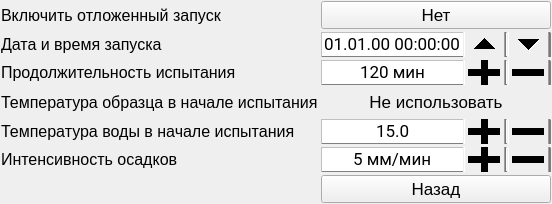
      <widget class="QWidget" name="pageDelayStart">
       <property name="cursor">
        <cursorShape>BlankCursor</cursorShape>
       </property>
       <layout class="QHBoxLayout" name="horizontalLayout_12">
        <property name="spacing">
         <number>2</number>
        </property>
        <property name="leftMargin">
         <number>1</number>
        </property>
        <property name="topMargin">
         <number>1</number>
        </property>
        <property name="rightMargin">
         <number>1</number>
        </property>
        <property name="bottomMargin">
         <number>1</number>
        </property>
        <item>
         <layout class="QGridLayout" name="gridLayout_7">
          <property name="spacing">
           <number>3</number>
          </property>
          <item row="5" column="0">
           <widget class="QLabel" name="label_28">
            <property name="font">
             <font>
              <pointsize>12</pointsize>
             </font>
            </property>
            <property name="cursor">
             <cursorShape>BlankCursor</cursorShape>
            </property>
            <property name="text">
             <string>Температура воды в начале испытания</string>
            </property>
           </widget>
          </item>
          <item row="3" column="0">
           <widget class="QLabel" name="label_26">
            <property name="font">
             <font>
              <pointsize>12</pointsize>
             </font>
            </property>
            <property name="cursor">
             <cursorShape>BlankCursor</cursorShape>
            </property>
            <property name="text">
             <string>Продолжительность испытания</string>
            </property>
           </widget>
          </item>
          <item row="4" column="1">
           <widget class="QPushButton" name="pbSampleTempInitDelay">
            <property name="sizePolicy">
             <sizepolicy hsizetype="Expanding" vsizetype="Expanding">
              <horstretch>0</horstretch>
              <verstretch>0</verstretch>
             </sizepolicy>
            </property>
            <property name="minimumSize">
             <size>
              <width>0</width>
              <height>0</height>
             </size>
            </property>
            <property name="font">
             <font>
              <pointsize>13</pointsize>
             </font>
            </property>
            <property name="cursor">
             <cursorShape>BlankCursor</cursorShape>
            </property>
            <property name="autoFillBackground">
             <bool>true</bool>
            </property>
            <property name="text">
             <string>Не использовать</string>
            </property>
            <property name="flat">
             <bool>true</bool>
            </property>
           </widget>
          </item>
          <item row="6" column="0">
           <widget class="QLabel" name="label_29">
            <property name="font">
             <font>
              <pointsize>12</pointsize>
             </font>
            </property>
            <property name="cursor">
             <cursorShape>BlankCursor</cursorShape>
            </property>
            <property name="text">
             <string>Интенсивность осадков</string>
            </property>
           </widget>
          </item>
          <item row="5" column="1">
           <widget class="QDoubleSpinBox" name="dsbWaterTempInitDelay">
            <property name="sizePolicy">
             <sizepolicy hsizetype="Expanding" vsizetype="Expanding">
              <horstretch>0</horstretch>
              <verstretch>0</verstretch>
             </sizepolicy>
            </property>
            <property name="font">
             <font>
              <family>Roboto</family>
              <pointsize>13</pointsize>
             </font>
            </property>
            <property name="cursor">
             <cursorShape>BlankCursor</cursorShape>
            </property>
            <property name="styleSheet">
             <string notr="true">QDoubleSpinBox {color: rgb(0,0,0); border: 1px outset grey; padding-right: 43px;}
QDoubleSpinBox::up-button {subcontrol-position: right; right: 44 px; width: 43 px; height: 43 px;}
QDoubleSpinBox::down-button {subcontrol-position: right; width: 43 px; height: 43 px;}</string>
            </property>
            <property name="alignment">
             <set>Qt::AlignCenter</set>
            </property>
            <property name="buttonSymbols">
             <enum>QAbstractSpinBox::PlusMinus</enum>
            </property>
            <property name="accelerated">
             <bool>true</bool>
            </property>
            <property name="keyboardTracking">
             <bool>true</bool>
            </property>
            <property name="decimals">
             <number>1</number>
            </property>
            <property name="minimum">
             <double>4.000000000000000</double>
            </property>
            <property name="maximum">
             <double>30.000000000000000</double>
            </property>
            <property name="value">
             <double>15.000000000000000</double>
            </property>
           </widget>
          </item>
          <item row="0" column="0">
           <widget class="QLabel" name="label_24">
            <property name="font">
             <font>
              <pointsize>12</pointsize>
             </font>
            </property>
            <property name="cursor">
             <cursorShape>BlankCursor</cursorShape>
            </property>
            <property name="text">
             <string>Включить отложенный запуск</string>
            </property>
           </widget>
          </item>
          <item row="2" column="0">
           <widget class="QLabel" name="label_25">
            <property name="font">
             <font>
              <pointsize>12</pointsize>
             </font>
            </property>
            <property name="cursor">
             <cursorShape>BlankCursor</cursorShape>
            </property>
            <property name="text">
             <string>Дата и время запуска</string>
            </property>
           </widget>
          </item>
          <item row="4" column="0">
           <widget class="QLabel" name="label_27">
            <property name="font">
             <font>
              <pointsize>12</pointsize>
             </font>
            </property>
            <property name="cursor">
             <cursorShape>BlankCursor</cursorShape>
            </property>
            <property name="text">
             <string>Температура образца в начале испытания</string>
            </property>
           </widget>
          </item>
          <item row="6" column="1">
           <widget class="QSpinBox" name="sbRainIntensInitDelay">
            <property name="sizePolicy">
             <sizepolicy hsizetype="Expanding" vsizetype="Expanding">
              <horstretch>0</horstretch>
              <verstretch>0</verstretch>
             </sizepolicy>
            </property>
            <property name="minimumSize">
             <size>
              <width>0</width>
              <height>0</height>
             </size>
            </property>
            <property name="maximumSize">
             <size>
              <width>16777215</width>
              <height>16777215</height>
             </size>
            </property>
            <property name="sizeIncrement">
             <size>
              <width>0</width>
              <height>0</height>
             </size>
            </property>
            <property name="palette">
             <palette>
              <active>
               <colorrole role="WindowText">
                <brush brushstyle="SolidPattern">
                 <color alpha="255">
                  <red>0</red>
                  <green>0</green>
                  <blue>0</blue>
                 </color>
                </brush>
               </colorrole>
               <colorrole role="Text">
                <brush brushstyle="SolidPattern">
                 <color alpha="255">
                  <red>0</red>
                  <green>0</green>
                  <blue>0</blue>
                 </color>
                </brush>
               </colorrole>
               <colorrole role="ButtonText">
                <brush brushstyle="SolidPattern">
                 <color alpha="255">
                  <red>0</red>
                  <green>0</green>
                  <blue>0</blue>
                 </color>
                </brush>
               </colorrole>
              </active>
              <inactive>
               <colorrole role="WindowText">
                <brush brushstyle="SolidPattern">
                 <color alpha="255">
                  <red>0</red>
                  <green>0</green>
                  <blue>0</blue>
                 </color>
                </brush>
               </colorrole>
               <colorrole role="Text">
                <brush brushstyle="SolidPattern">
                 <color alpha="255">
                  <red>0</red>
                  <green>0</green>
                  <blue>0</blue>
                 </color>
                </brush>
               </colorrole>
               <colorrole role="ButtonText">
                <brush brushstyle="SolidPattern">
                 <color alpha="255">
                  <red>0</red>
                  <green>0</green>
                  <blue>0</blue>
                 </color>
                </brush>
               </colorrole>
              </inactive>
              <disabled>
               <colorrole role="WindowText">
                <brush brushstyle="SolidPattern">
                 <color alpha="255">
                  <red>0</red>
                  <green>0</green>
                  <blue>0</blue>
                 </color>
                </brush>
               </colorrole>
               <colorrole role="Text">
                <brush brushstyle="SolidPattern">
                 <color alpha="255">
                  <red>0</red>
                  <green>0</green>
                  <blue>0</blue>
                 </color>
                </brush>
               </colorrole>
               <colorrole role="ButtonText">
                <brush brushstyle="SolidPattern">
                 <color alpha="255">
                  <red>0</red>
                  <green>0</green>
                  <blue>0</blue>
                 </color>
                </brush>
               </colorrole>
              </disabled>
             </palette>
            </property>
            <property name="font">
             <font>
              <family>Roboto</family>
              <pointsize>13</pointsize>
             </font>
            </property>
            <property name="cursor">
             <cursorShape>BlankCursor</cursorShape>
            </property>
            <property name="styleSheet">
             <string notr="true">QSpinBox {color: rgb(0,0,0); border: 1px outset grey; padding-right: 43px;}
QSpinBox::up-button {subcontrol-position: right; right: 44 px; width: 43 px; height: 43px;}
QSpinBox::down-button {subcontrol-position: right; width: 43 px; height: 43 px;}</string>
            </property>
            <property name="alignment">
             <set>Qt::AlignCenter</set>
            </property>
            <property name="readOnly">
             <bool>false</bool>
            </property>
            <property name="buttonSymbols">
             <enum>QAbstractSpinBox::PlusMinus</enum>
            </property>
            <property name="accelerated">
             <bool>true</bool>
            </property>
            <property name="keyboardTracking">
             <bool>true</bool>
            </property>
            <property name="suffix">
             <string> мм/мин</string>
            </property>
            <property name="minimum">
             <number>1</number>
            </property>
            <property name="maximum">
             <number>12</number>
            </property>
            <property name="value">
             <number>5</number>
            </property>
           </widget>
          </item>
          <item row="3" column="1">
           <widget class="QSpinBox" name="spTestTime">
            <property name="sizePolicy">
             <sizepolicy hsizetype="Expanding" vsizetype="Expanding">
              <horstretch>0</horstretch>
              <verstretch>0</verstretch>
             </sizepolicy>
            </property>
            <property name="font">
             <font>
              <family>Roboto</family>
              <pointsize>13</pointsize>
             </font>
            </property>
            <property name="cursor">
             <cursorShape>BlankCursor</cursorShape>
            </property>
            <property name="styleSheet">
             <string notr="true">QSpinBox {color: rgb(0,0,0); border: 1px outset grey; padding-right: 43px;}
QSpinBox::up-button {subcontrol-position: right; right: 44 px; width: 43 px; height: 43px;}
QSpinBox::down-button {subcontrol-position: right; width: 43 px; height: 43 px;}</string>
            </property>
            <property name="alignment">
             <set>Qt::AlignCenter</set>
            </property>
            <property name="buttonSymbols">
             <enum>QAbstractSpinBox::PlusMinus</enum>
            </property>
            <property name="accelerated">
             <bool>true</bool>
            </property>
            <property name="suffix">
             <string> мин</string>
            </property>
            <property name="minimum">
             <number>1</number>
            </property>
            <property name="maximum">
             <number>720</number>
            </property>
            <property name="value">
             <number>120</number>
            </property>
           </widget>
          </item>
          <item row="2" column="1">
           <widget class="QDateTimeEdit" name="dteDelayStartTest">
            <property name="sizePolicy">
             <sizepolicy hsizetype="Expanding" vsizetype="Expanding">
              <horstretch>0</horstretch>
              <verstretch>0</verstretch>
             </sizepolicy>
            </property>
            <property name="font">
             <font>
              <family>Roboto</family>
              <pointsize>13</pointsize>
             </font>
            </property>
            <property name="cursor">
             <cursorShape>BlankCursor</cursorShape>
            </property>
            <property name="styleSheet">
             <string notr="true">QDateTimeEdit {color: rgb(0,0,0); border: 1px outset grey; padding-right: 43px;}
QDateTimeEdit::up-button {subcontrol-position: right; right: 44 px; width: 43 px; height: 43 px;}
QDateTimeEdit::down-button {subcontrol-position: right; width: 43px; height: 43 px;}</string>
            </property>
            <property name="alignment">
             <set>Qt::AlignCenter</set>
            </property>
            <property name="accelerated">
             <bool>false</bool>
            </property>
            <property name="currentSection">
             <enum>QDateTimeEdit::DaySection</enum>
            </property>
            <property name="displayFormat">
             <string>dd.MM.yy HH:mm:ss</string>
            </property>
            <property name="calendarPopup">
             <bool>false</bool>
            </property>
           </widget>
          </item>
          <item row="7" column="1">
           <widget class="QPushButton" name="pbBack2">
            <property name="sizePolicy">
             <sizepolicy hsizetype="Expanding" vsizetype="Expanding">
              <horstretch>0</horstretch>
              <verstretch>0</verstretch>
             </sizepolicy>
            </property>
            <property name="font">
             <font>
              <pointsize>13</pointsize>
             </font>
            </property>
            <property name="cursor">
             <cursorShape>BlankCursor</cursorShape>
            </property>
            <property name="text">
             <string>Назад</string>
            </property>
           </widget>
          </item>
          <item row="0" column="1">
           <widget class="QPushButton" name="pbStartDelay">
            <property name="sizePolicy">
             <sizepolicy hsizetype="Expanding" vsizetype="Expanding">
              <horstretch>0</horstretch>
              <verstretch>0</verstretch>
             </sizepolicy>
            </property>
            <property name="font">
             <font>
              <pointsize>13</pointsize>
             </font>
            </property>
            <property name="cursor">
             <cursorShape>BlankCursor</cursorShape>
            </property>
            <property name="text">
             <string>Нет</string>
            </property>
           </widget>
          </item>
         </layout>
        </item>
       </layout>
      </widget>
